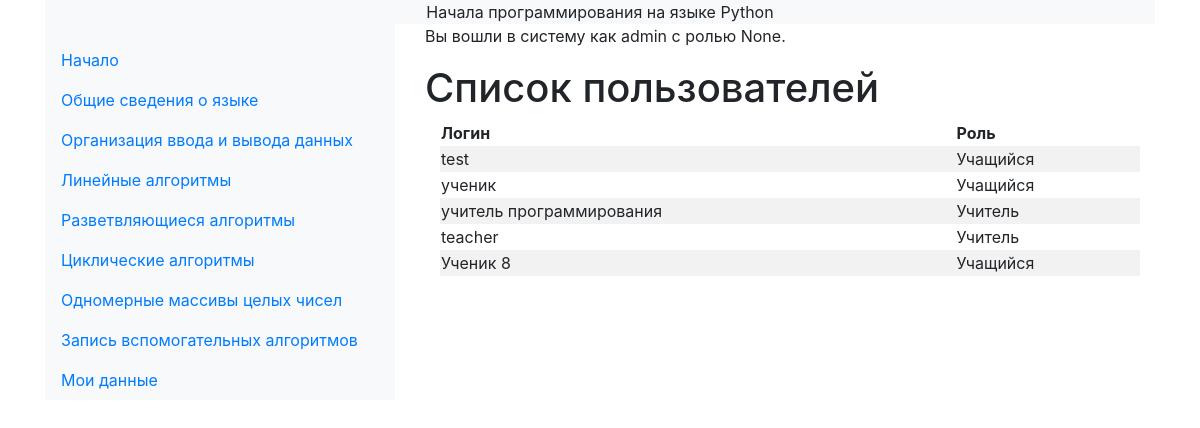
/users (signed in), run on the app's committed database.
### tables this page shows
CREATE TABLE "user" (
	"id"	INTEGER NOT NULL UNIQUE,
	"login"	TEXT NOT NULL UNIQUE,
	"password"	TEXT NOT NULL,
	"userTypeID"	INTEGER NOT NULL,
	PRIMARY KEY("id" AUTOINCREMENT)
);

CREATE TABLE "userType" (
	"id"	INTEGER NOT NULL UNIQUE,
	"typeName"	TEXT NOT NULL UNIQUE,
	PRIMARY KEY("id" AUTOINCREMENT)
);

### app.py (the view)
@app.route("/users")
@login_required
def users():
    users = get_user_list()
    return render_template("admin/users.html", users=users)

### app.py (called while the page is built)
def login_required(f):
    @wraps(f)
    def decorated_function(*args, **kwargs):
        if not session.get("logged_in"):
            return render_template("base/error.html", message=LOGIN_REQUIRED_MESSAGE)
        return f(*args, **kwargs)
    return decorated_function

### db_py.py (called while the page is built)
def get_user_list():
    connection = sqlite3.connect('course.db')
    cursor = connection.cursor()
    cursor.execute("SELECT login, typeName FROM user, usertype where user.userTypeID = usertype.id and user.userTypeID <> 3")
    userlist = cursor.fetchall()
    return userlist

### templates/admin/users.html
{% extends "base/layout.html" %}
{% block body %}
<h1>Список пользователей</h1>
<div class="col-md-12">
    <table class="table-striped" width="100%">
        <thead>
            <tr>
                <th scope="col">Логин</th>
                <th scope="col">Роль</th>
            </tr>
        </thead>
        <tbody>
            {% for user in users %}
            <tr>
                <td>{{ user[0] }}</td>
                <td>{{ user[1] }}</td>
            </tr>
            {% endfor %}
        </tbody>
    </table>
</div>
{% endblock %}

### data on the page
user: login "test", typeName "Учащийся"
user: login "ученик", typeName "Учащийся"
user: login "учитель программирования", typeName "Учитель"
user: login "teacher", typeName "Учитель"
user: login "Ученик 8", typeName "Учащийся"

### other printed values
{{ session.get("name") }} "admin"
{{ session.get("role") }} "None"
